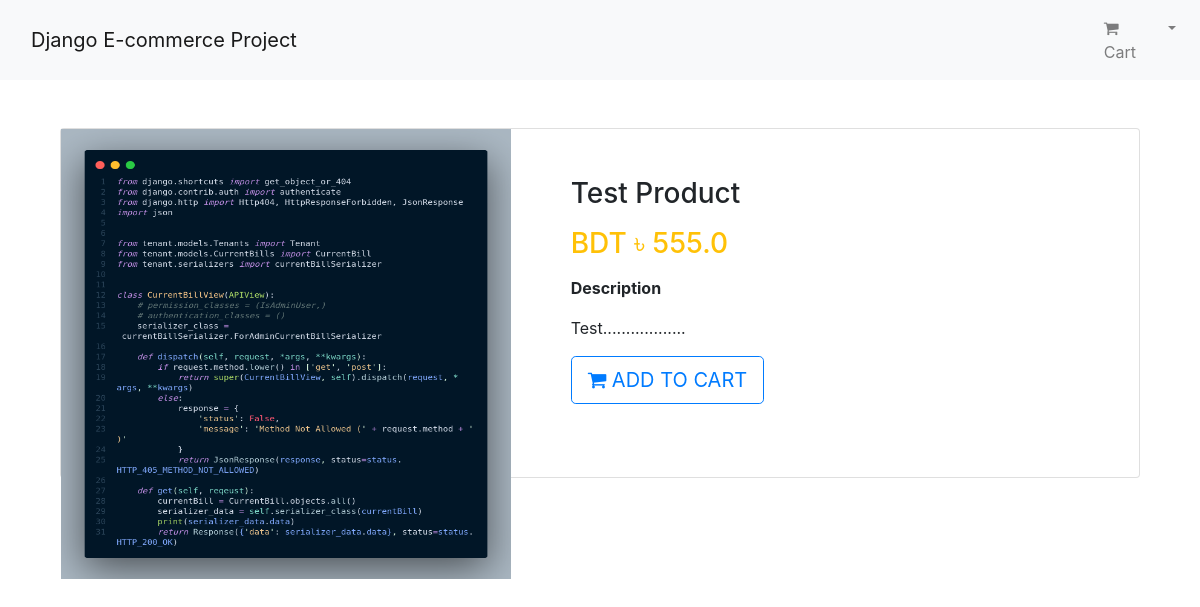
The page /product/3/ (signed in) on the database its author committed.
### app_shop/models.py (models this page shows, shortened)
class Product(models.Model):
    mainimage = models.ImageField(upload_to='Products')
    name = models.CharField(max_length=264)
    category = models.ForeignKey(Category, on_delete=models.CASCADE, related_name='category')
    preview_text = models.TextField(max_length=200, verbose_name='Preview Text')
    detail_text = models.TextField(max_length=1000, verbose_name='Description')
    price = models.FloatField()
    old_price = models.FloatField(default=0.00)
    created = models.DateTimeField(auto_now_add=True)
    class Meta:
        ordering = ['-created',]

### app_shop/views.py (the view)
# urls.py: path('product/<pk>/', views.ProductDetail.as_view(), name='product_detail'),
class ProductDetail(DetailView):
    model = Product
    template_name = 'app_shop/product_detail.html'

### templates/app_shop/product_detail.html
{% extends 'base.html' %}
{% block body_block %}
<div class="container my-5">
    <div class="card">
        <div class="row">
            <aside class="col-sm-5 border-right">
                <article class="gallery-wrap">
                    <div class="img-big-wrap">
                        <div >
                            <a href="#"><img src="/media/{{object.mainimage}}" style="width:450px" alt=""></a>
                        </div>
                    </div>
                </article>
            </aside>
            <aside class="col-sm-7">
                <article class="card-body p-5">
                    <h3 class="title mb-3">{{object.name}}</h3>
                    <p class="price-detail-wrap">
                        <span class="price h3 text-warning">
                            <span class="currency">
                                BDT &#2547;
                            </span>
                            <span class="num">
                                {{ object.price }}
                            </span>
                        </span>
                    </p>
                    <dl class="item-property">
                        <dt>
                            Description
                        </dt>
                        <dd>
                            <p>{{ object.detail_text|linebreaks }}</p>
                        </dd>
                    </dl>
                    <a href="#" class="btn btn-lg btn-outline-primary text-uppercase"><i class="fa fa-shopping-cart"></i> Add to Cart</a>
                </article>
            </aside>
        </div>
    </div>
</div>
{% endblock body_block %}

### static/css/main.css (style rules this page uses)
.gallery-wrap .img-big-wrap img { height: 450px; width: auto; display: inline-block; cursor: zoom-in; }

### templates/base.html (style rules this page uses)
.card { height: 350px; }

### rows shown on the page
Product: mainimage (picture), name "Test Product", price "555.0", detail_text "Test.................."
